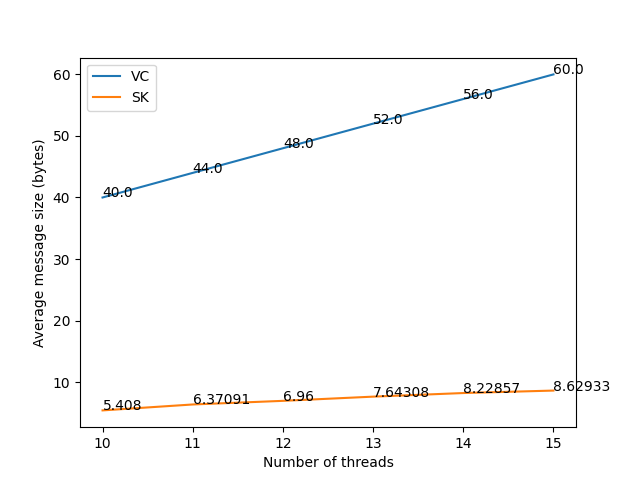

Python code for this plot:
import numpy as np
import matplotlib.pyplot as plt

# Load the data
vc = np.loadtxt('vc.csv')
sk = np.loadtxt('sk.csv')

# print(vc, sk)
plt.plot(range(10, 16), vc, label='VC')
plt.plot(range(10, 16), sk, label='SK')

for i, txt in enumerate(vc):
    plt.annotate(txt, (i + 10, vc[i]))
for i, txt in enumerate(sk):
    plt.annotate(txt, (i + 10, sk[i]))

plt.legend()
plt.xlabel('Number of threads')
plt.ylabel('Average message size (bytes)')
plt.savefig('pdf/plot.png')
plt.plot()